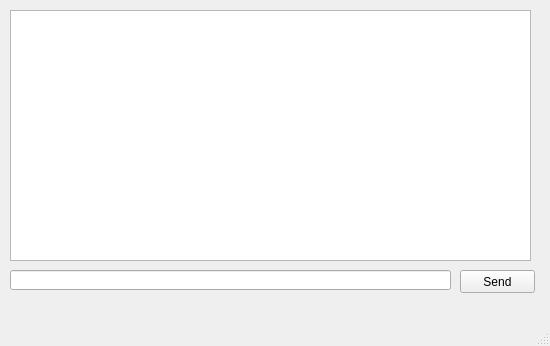
<?xml version="1.0" encoding="UTF-8"?>
<ui version="4.0">
 <class>ChatView</class>
 <widget class="QMainWindow" name="ChatView">
  <property name="geometry">
   <rect>
    <x>0</x>
    <y>0</y>
    <width>550</width>
    <height>346</height>
   </rect>
  </property>
  <property name="windowTitle">
   <string>MainWindow</string>
  </property>
  <widget class="QWidget" name="centralwidget">
   <widget class="QTextEdit" name="roomTextEdtit">
    <property name="geometry">
     <rect>
      <x>10</x>
      <y>10</y>
      <width>521</width>
      <height>251</height>
     </rect>
    </property>
   </widget>
   <widget class="QPushButton" name="pushButton">
    <property name="geometry">
     <rect>
      <x>460</x>
      <y>270</y>
      <width>75</width>
      <height>23</height>
     </rect>
    </property>
    <property name="text">
     <string>Send</string>
    </property>
   </widget>
   <widget class="QLineEdit" name="userLineEdit">
    <property name="geometry">
     <rect>
      <x>10</x>
      <y>270</y>
      <width>441</width>
      <height>20</height>
     </rect>
    </property>
   </widget>
  </widget>
  <widget class="QMenuBar" name="menubar">
   <property name="geometry">
    <rect>
     <x>0</x>
     <y>0</y>
     <width>550</width>
     <height>21</height>
    </rect>
   </property>
  </widget>
  <widget class="QStatusBar" name="statusbar"/>
 </widget>
 <resources/>
 <connections/>
</ui>
